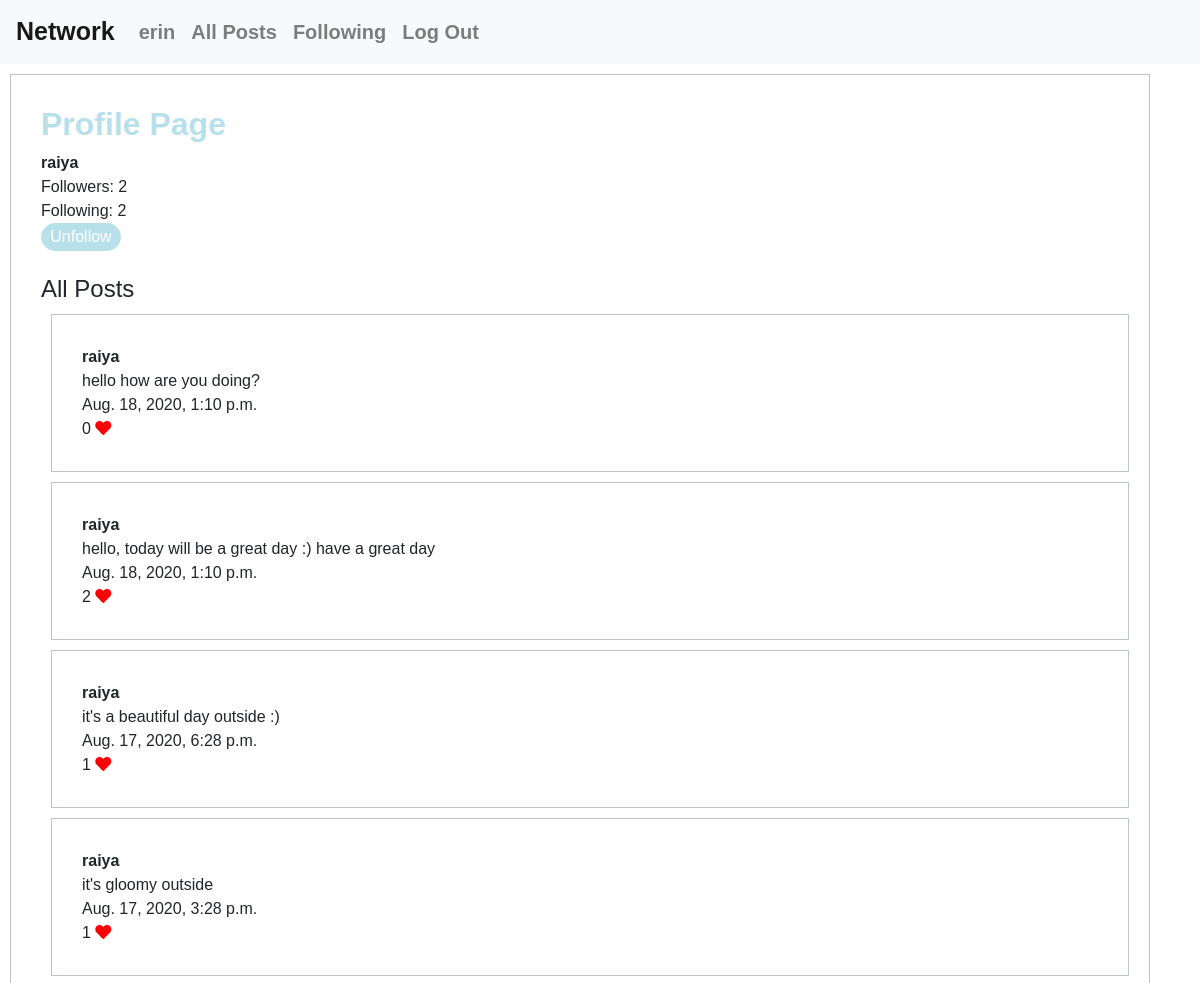
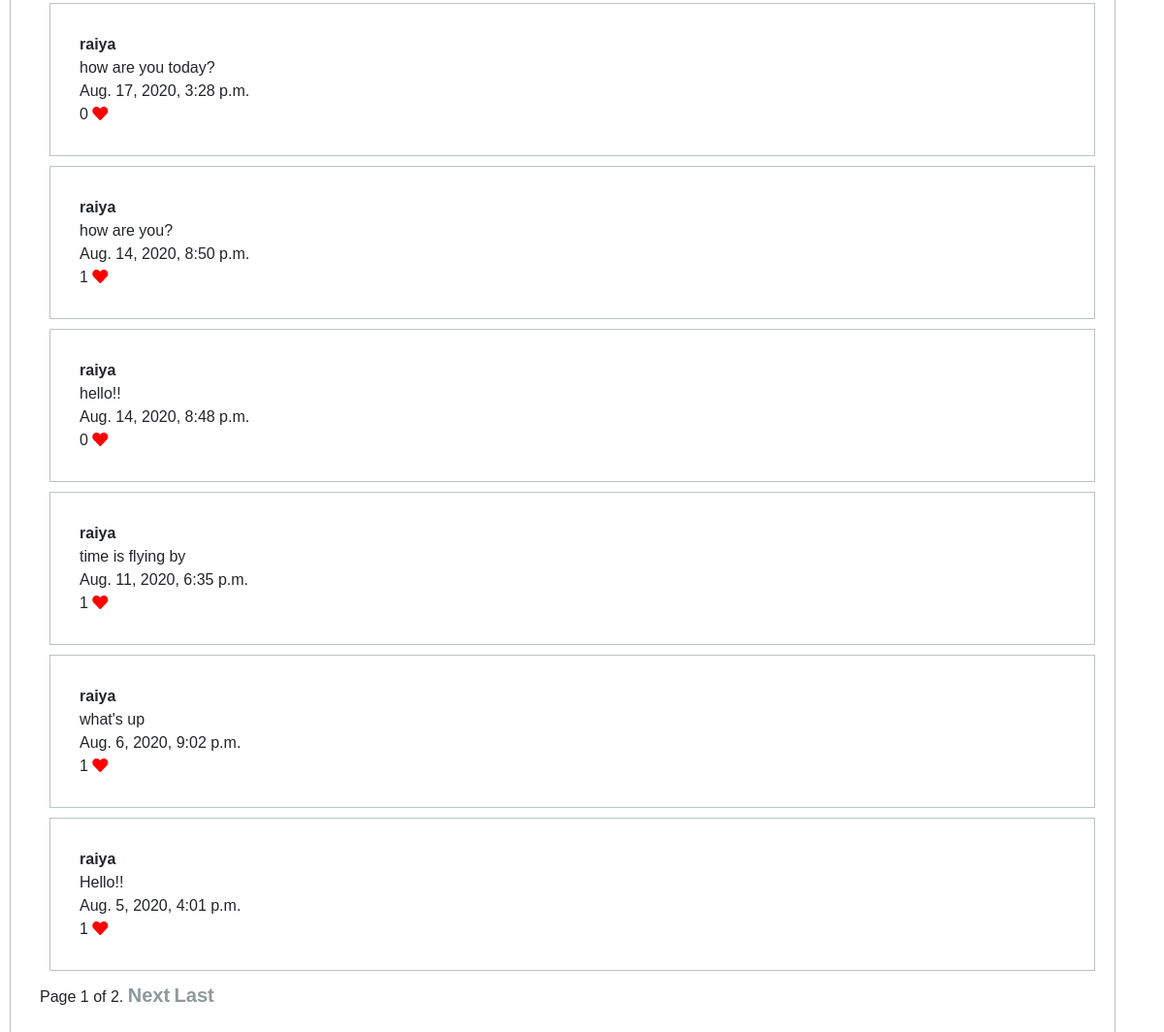
The app's page /profile_page/1 (signed in) with its own data (2 pictures, top to bottom).
### network/models.py (models this page shows, shortened)
class User(AbstractUser):
    pass

class Post(models.Model):
    users = models.ForeignKey(User, on_delete=models.CASCADE, related_name="posts")
    text = models.CharField(max_length=300)
    posting_time = models.DateTimeField(auto_now=False)
    likes = models.IntegerField(default=0)

### network/views.py (the view)
# urls.py: path("profile_page/<int:id>", views.profile_page, name="profile_page"),
def profile_page(request, id):
    user_profile = User.objects.get(pk=id)
    followers = None
    if request.user.is_authenticated:
        user = get_user(request)
        try:
            followers = Followers.objects.get(follower=user, following=user_profile)
        except Followers.DoesNotExist:
            followers = None
    user_followers = Followers.objects.filter(following=user_profile).count()
    user_following = Followers.objects.filter(follower=user_profile).count()
    posts = Post.objects.filter(users=user_profile).order_by('posting_time').reverse()
    paginator = Paginator(posts, 10)
    page_number = request.GET.get('page')
    page_obj = paginator.get_page(page_number)
    return render(request, "network/profile_page.html", {
        "user_profile": user_profile,
        "followers": followers,
        "user_followers": user_followers,
        "user_following": user_following,
        "page_obj": page_obj
    })

### network/views.py (called while the page is built)
def get_user(request):
    username = request.user.username
    user = User.objects.get(username=username)
    return user

### network/templates/network/profile_page.html (shortened to what this page needs)
{% extends "network/layout.html" %}
{% block body %}
    <div id="profile_page" class="container">
      <h2>Profile Page</h2>
          <strong>{{ user_profile.username }}</strong>
          <br>
          Followers: {{ user_followers }}
          <br>
          Following: {{ user_following }}
          {% if user.is_authenticated %}
            {% if followers %}
               <form action="{% url 'unfollow' id=user_profile.pk %}" method="post">
                  <input id="unfollow" class="btn-top" type="submit" value="Unfollow">
               </form>
            {% else %}
               <form action="{% url 'follow' id=user_profile.pk %}" method="post">
                  {% csrf_token %}
                  <input id="follow" class="btn-top" type="submit" value="Follow">
               </form>
            {% endif %}
          {% endif %}
          <br>
          <h4>All Posts</h4>
          {% for post in page_obj %}
            <div class="container">
              <strong>{{ post.users }}</strong>
              <br>
              {{ post.text }}
              <br>
              {{ post.posting_time }}
              <br>
              <div id="likes">{{ post.likes }} <i class="fas fa-heart"></i></div>
            </div>
          {% endfor %}
          <div class="pagination">
            <span class="step-links">
              <span class="current">
                  Page {{ page_obj.number }} of {{ page_obj.paginator.num_pages }}.
              </span>
              {% if page_obj.has_next %}
                  <a href="?page={{ page_obj.next_page_number }}">Next</a>
                  <a href="?page={{ page_obj.paginator.num_pages }}">Last </a>
              {% endif %}
            </span>
          </div>
    </div>
{% endblock %}

### network/templates/network/layout.html (shortened to what this page needs)
{% load static %}
<!DOCTYPE html>
<html lang="en">
    <head>
        <link rel="stylesheet" href="https://stackpath.bootstrapcdn.com/bootstrap/4.4.1/css/bootstrap.min.css">
        <link href="{% static 'network/styles.css' %}" rel="stylesheet">
        <link rel="stylesheet"href="https://cdnjs.cloudflare.com/ajax/libs/font-awesome/5.8.2/css/all.min.css"
/>
    </head>
    <body>
        <nav class="navbar navbar-expand-lg navbar-light bg-light">
            <a class="navbar-brand" href="{% url 'index' %}">Network</a>
            <div>
              <ul class="navbar-nav mr-auto">
                {% if user.is_authenticated %}
                    <li class="nav-item">
                        <a class="nav-link" href="{% url 'profile_page' id=user.pk %} "><strong>{{ user.username }}</strong></a>
                    </li>
                {% endif %}
                <li class="nav-item">
                  <a class="nav-link" href="{% url 'index' %}">All Posts</a>
                </li>
                {% if user.is_authenticated %}
                    <li class="nav-item">
                        <a class="nav-link" href="{% url 'following_page' %}">Following</a>
                    </li>
                    <li class="nav-item">
                        <a class="nav-link" href="{% url 'logout' %}">Log Out</a>
                    </li>
                {% endif %}
              </ul>
            </div>
          </nav>
        <div class="body">
            {% block body %}
            {% endblock %}
        </div>
    </body>
</html>

### network/static/network/styles.css (style rules this page uses)
* { font-family: "Josefin Sans", sans-serif; }
.container { padding: 30px; border: 1px #bcc3c4; margin: 10px; border-style: solid; }
.navbar-brand { font-size: 25px; color: #a6a4a1; }
#likes i { color: red; }
a { font-weight: bold; font-size: 20px; color: #8e999c; }
#profile_page h2 { color: #b7e0eb; font-weight: bold; }
.btn-top { width: 5rem; border-radius: 3rem; border: 0.1rem solid #b7e0eb; background-color: #b7e0eb; color: white; }

### records on screen
User: username "erin"
User: username "raiya"
Post: users "raiya", text "hello how are you doing?", posting_time "Aug. 18, 2020, 1:10 p.m.", likes "0"
Post: users "raiya", text "hello, today will be a great day :) have a great day", posting_time "Aug. 18, 2020, 1:10 p.m.", likes "2"
Post: users "raiya", text "it's a beautiful day outside :)", posting_time "Aug. 17, 2020, 6:28 p.m.", likes "1"
Post: users "raiya", text "it's gloomy outside", posting_time "Aug. 17, 2020, 3:28 p.m.", likes "1"
Post: users "raiya", text "how are you today?", posting_time "Aug. 17, 2020, 3:28 p.m.", likes "0"
Post: users "raiya", text "how are you?", posting_time "Aug. 14, 2020, 8:50 p.m.", likes "1"
Post: users "raiya", text "hello!!", posting_time "Aug. 14, 2020, 8:48 p.m.", likes "0"
Post: users "raiya", text "time is flying by", posting_time "Aug. 11, 2020, 6:35 p.m.", likes "1"
Post: users "raiya", text "what's up", posting_time "Aug. 6, 2020, 9:02 p.m.", likes "1"
Post: users "raiya", text "Hello!!", posting_time "Aug. 5, 2020, 4:01 p.m.", likes "1"

### other values on screen
{{ user_followers }} "2"
{{ user_following }} "2"
{{ page_obj.number }} "1"
{{ page_obj.paginator.num_pages }} "2"
